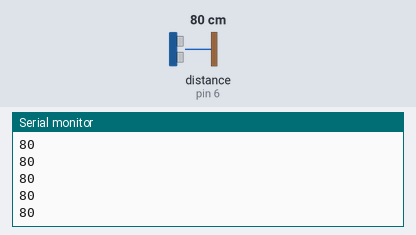
A sketch run on a simulated Arduino Uno, built with avr-gcc and run on an emulated ATmega328P. Parts: the last lines printed to the serial monitor. Wiring (inferred from the names in the program): ultrasonic range finder: trigger pin 7; echo pin 6. The inputs (shaded band) are chosen by the test bench; at power-on: distance to the obstacle (sensor on pin 6) 80 cm. The echo pulse lasts 58.3 µs per cm.

Above: at 1.2 s.
1.3 s: distance to the obstacle (sensor on pin 6) set to 2 cm
At 1.39 s:
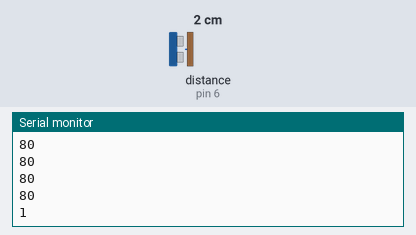
2.8 s: distance to the obstacle (sensor on pin 6) set to 4 cm
At 2.81 s:
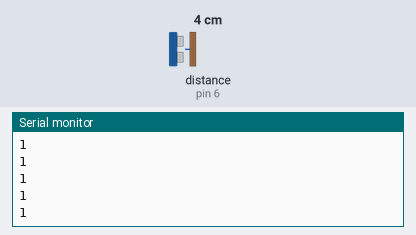
Timing chart, 0 to 5.8 s (numbered marks = the images above; inputs shaded):
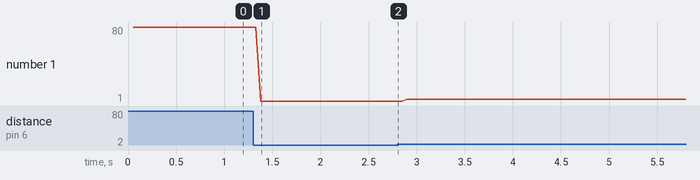

Measured:
- after the input at 1.3 s, the serial monitor: prints a new line after 0.08 s (image 1)
- plotted number 1: 80 → 1 after the input at 1.3 s, 1 → 3 after the input at 2.8 s

The sketch:

park2.0.ino
```cpp
#include <LiquidCrystal.h>

int trig = 7;
int echo = 6;
int sure;
int uzaklik;


void setup() {
  pinMode(trig, OUTPUT);
  pinMode(echo, INPUT);

  Serial.begin(9600);

}

void loop() {
  digitalWrite(trig,LOW);
  delayMicroseconds(5);
  digitalWrite(trig,HIGH);
  delayMicroseconds(10);
  digitalWrite(trig,LOW);

  sure = pulseIn(echo, HIGH, 11600);
  uzaklik = sure*0.0345/2;

  delay(50);

  Serial.println(uzaklik);
}
```
